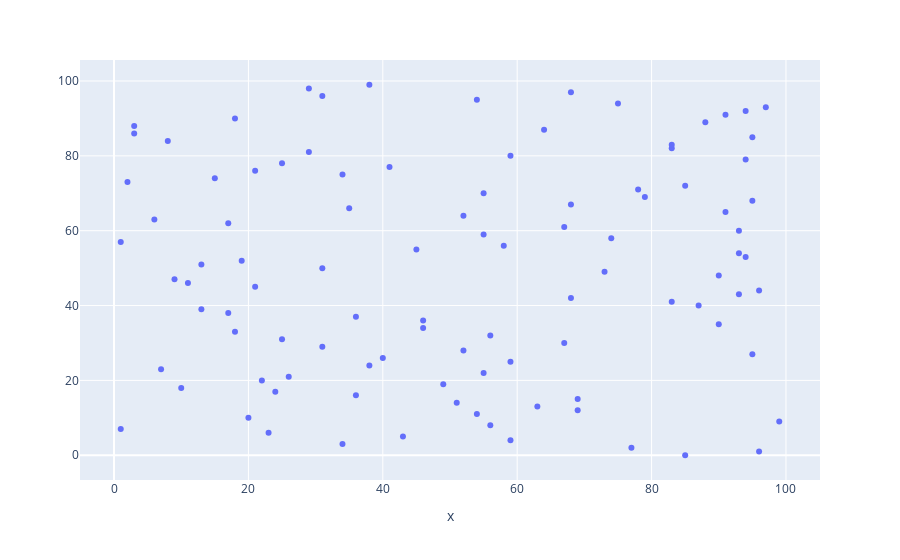

Here is the notebook cell this chart was saved with:
### Code cell
'''
@Author: Aishwarya
@Date: 2021-12-9
@Title: draw a scatter plot for random 100 x and y coordinates
'''
########################################################################################################
import plotly.express as px
import numpy as np
	

# creating random data through randomint
# function of numpy.random
np.random.seed(100) 
    
random_x= np.random.randint(1,101,100) 
random_y= np.random.randint(1,101,100) 
	
plot = px.scatter(random_x, random_y)
plot.show()

### Figure 1 — Plotly figure (JSON) as saved in the notebook; plotly's stock layout.template omitted (floating-point values rounded to 4 significant figures)
{"data": [{"hoverlabel": {"namelength": 0}, "hovertemplate": "x=%{x}", "legendgroup": "", "marker": {"color": "#636efa", "symbol": "circle"}, "mode": "markers", "name": "", "showlegend": false, "type": "scatter", "x": [85, 96, 77, 34, 59, 43, 23, 1, 56, 99, 20, 54, 69, 63, 51, 69, 36, 24, 10, 49, 22, 26, 55, 7, 38, 59, 40, 95, 52, 31, 67, 25, 56, 18, 46, 90, 46, 36, 17, 13, 87, 83, 68, 93, 96, 21, 11, 9, 90, 73, 31, 13, 19, 94, 93, 45, 58, 1, 74, 55, 93, 67, 17, 6, 52, 91, 35, 68, 95, 79, 55, 78, 85, 2, 15, 34, 21, 41, 25, 94, 59, 29, 83, 83, 8, 95, 3, 64, 3, 88, 18, 91, 94, 97, 75, 54, 31, 68, 29, 38], "xaxis": "x", "yaxis": "y"}], "layout": {"legend": {"tracegroupgap": 0}, "margin": {"t": 60}, "xaxis": {"anchor": "y", "domain": [0, 1], "title": {"text": "x"}}, "yaxis": {"anchor": "x", "domain": [0, 1]}}}
